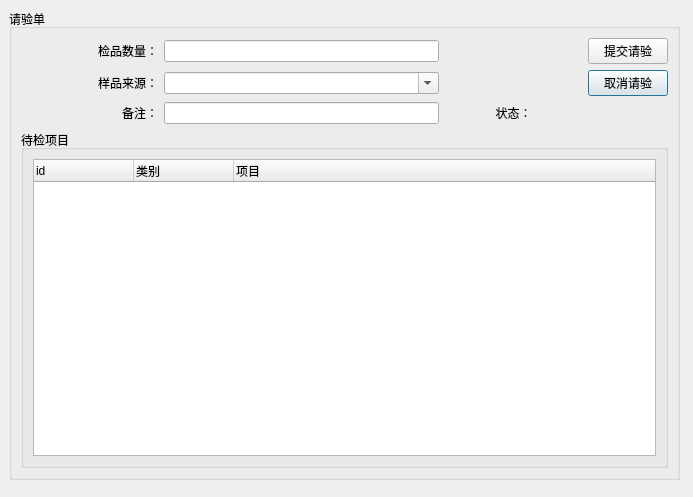
<?xml version="1.0" encoding="UTF-8"?>
<ui version="4.0">
 <class>dialog</class>
 <widget class="QDialog" name="dialog">
  <property name="geometry">
   <rect>
    <x>0</x>
    <y>0</y>
    <width>693</width>
    <height>497</height>
   </rect>
  </property>
  <property name="windowTitle">
   <string>请验单</string>
  </property>
  <widget class="QGroupBox" name="groupBox_2">
   <property name="geometry">
    <rect>
     <x>9</x>
     <y>9</y>
     <width>671</width>
     <height>471</height>
    </rect>
   </property>
   <property name="title">
    <string>请验单</string>
   </property>
   <layout class="QGridLayout" name="gridLayout">
    <item row="0" column="1">
     <widget class="QLineEdit" name="lineEdit_checkamount">
      <property name="sizePolicy">
       <sizepolicy hsizetype="Expanding" vsizetype="Fixed">
        <horstretch>2</horstretch>
        <verstretch>0</verstretch>
       </sizepolicy>
      </property>
     </widget>
    </item>
    <item row="0" column="0">
     <widget class="QLabel" name="label">
      <property name="sizePolicy">
       <sizepolicy hsizetype="Expanding" vsizetype="Preferred">
        <horstretch>1</horstretch>
        <verstretch>0</verstretch>
       </sizepolicy>
      </property>
      <property name="text">
       <string>检品数量：</string>
      </property>
      <property name="alignment">
       <set>Qt::AlignRight|Qt::AlignTrailing|Qt::AlignVCenter</set>
      </property>
     </widget>
    </item>
    <item row="1" column="0">
     <widget class="QLabel" name="label_3">
      <property name="sizePolicy">
       <sizepolicy hsizetype="Expanding" vsizetype="Preferred">
        <horstretch>0</horstretch>
        <verstretch>0</verstretch>
       </sizepolicy>
      </property>
      <property name="text">
       <string>样品来源：</string>
      </property>
      <property name="alignment">
       <set>Qt::AlignRight|Qt::AlignTrailing|Qt::AlignVCenter</set>
      </property>
     </widget>
    </item>
    <item row="2" column="1">
     <widget class="QLineEdit" name="lineEdit_applyremark">
      <property name="sizePolicy">
       <sizepolicy hsizetype="Preferred" vsizetype="Fixed">
        <horstretch>0</horstretch>
        <verstretch>0</verstretch>
       </sizepolicy>
      </property>
     </widget>
    </item>
    <item row="2" column="0">
     <widget class="QLabel" name="label_2">
      <property name="sizePolicy">
       <sizepolicy hsizetype="Expanding" vsizetype="Preferred">
        <horstretch>0</horstretch>
        <verstretch>0</verstretch>
       </sizepolicy>
      </property>
      <property name="text">
       <string>备注：</string>
      </property>
      <property name="alignment">
       <set>Qt::AlignRight|Qt::AlignTrailing|Qt::AlignVCenter</set>
      </property>
     </widget>
    </item>
    <item row="2" column="2">
     <widget class="QLabel" name="label_4">
      <property name="text">
       <string>状态：</string>
      </property>
      <property name="alignment">
       <set>Qt::AlignCenter</set>
      </property>
     </widget>
    </item>
    <item row="2" column="3">
     <widget class="QLabel" name="label_status">
      <property name="text">
       <string/>
      </property>
      <property name="alignment">
       <set>Qt::AlignCenter</set>
      </property>
     </widget>
    </item>
    <item row="1" column="3">
     <widget class="QPushButton" name="pushButton_cancel">
      <property name="sizePolicy">
       <sizepolicy hsizetype="Fixed" vsizetype="Fixed">
        <horstretch>0</horstretch>
        <verstretch>0</verstretch>
       </sizepolicy>
      </property>
      <property name="text">
       <string>取消请验</string>
      </property>
     </widget>
    </item>
    <item row="0" column="3">
     <widget class="QPushButton" name="pushButton_apply">
      <property name="sizePolicy">
       <sizepolicy hsizetype="Fixed" vsizetype="Fixed">
        <horstretch>0</horstretch>
        <verstretch>0</verstretch>
       </sizepolicy>
      </property>
      <property name="text">
       <string>提交请验</string>
      </property>
     </widget>
    </item>
    <item row="0" column="2">
     <widget class="QLabel" name="label_checkunit">
      <property name="sizePolicy">
       <sizepolicy hsizetype="Expanding" vsizetype="Preferred">
        <horstretch>1</horstretch>
        <verstretch>0</verstretch>
       </sizepolicy>
      </property>
      <property name="text">
       <string/>
      </property>
     </widget>
    </item>
    <item row="3" column="0" colspan="4">
     <widget class="QGroupBox" name="groupBox">
      <property name="title">
       <string>待检项目</string>
      </property>
      <layout class="QGridLayout" name="gridLayout_2">
       <item row="1" column="0">
        <widget class="QTreeWidget" name="treeWidget_labitem">
         <property name="indentation">
          <number>0</number>
         </property>
         <column>
          <property name="text">
           <string>id</string>
          </property>
         </column>
         <column>
          <property name="text">
           <string>类别</string>
          </property>
         </column>
         <column>
          <property name="text">
           <string>项目</string>
          </property>
         </column>
        </widget>
       </item>
      </layout>
     </widget>
    </item>
    <item row="1" column="1">
     <widget class="QComboBox" name="comboBox_samplesource">
      <property name="sizePolicy">
       <sizepolicy hsizetype="Preferred" vsizetype="Fixed">
        <horstretch>0</horstretch>
        <verstretch>0</verstretch>
       </sizepolicy>
      </property>
      <property name="editable">
       <bool>true</bool>
      </property>
     </widget>
    </item>
   </layout>
  </widget>
 </widget>
 <resources/>
 <connections/>
</ui>
